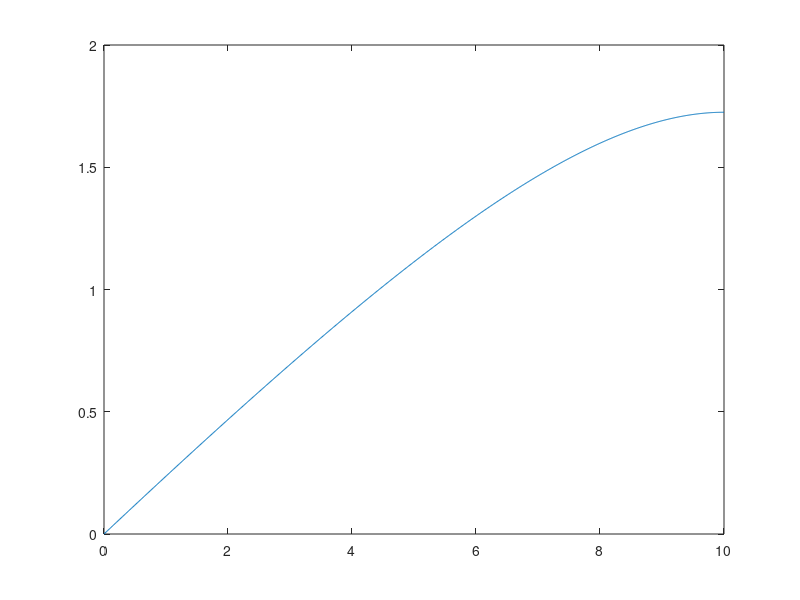

This figure's MATLAB source:
clear all;
close all;

L = 10;
lambda = 13;
c_p = 40;
rho = 10;
c = sqrt(lambda/(rho*c_p));
C0 = 0; % Dirichlet left
W = 1/(rho*c_p); % source
u = 0.01;

% for finite domain
T = @(x) C0 + W*x/u + W*c^2/u^2*(exp(-u*L/c^2)-exp((x-L)*u/c^2));

% for infinite domain
%T = @(x) C0 + W*x/u;


xT = 0:0.01:L;

plot(xT,T(xT));
